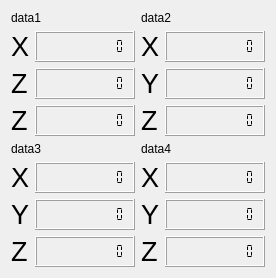
      <widget class="QWidget" name="data_tab_right">
       <attribute name="title">
        <string>实时监视</string>
       </attribute>
       <layout class="QGridLayout" name="gridLayout_2">
        <item row="0" column="0">
         <layout class="QGridLayout" name="data_tab_right_gridLayout" rowstretch="0,1,0,1" columnstretch="0,0">
          <item row="3" column="0">
           <layout class="QGridLayout" name="gridLayout_7" columnstretch="0,2">
            <item row="1" column="0">
             <widget class="QLabel" name="label_4">
              <property name="font">
               <font>
                <pointsize>20</pointsize>
                <weight>50</weight>
                <bold>false</bold>
               </font>
              </property>
              <property name="text">
               <string>Y</string>
              </property>
             </widget>
            </item>
            <item row="2" column="1">
             <widget class="QLCDNumber" name="z3_lcd">
              <property name="smallDecimalPoint">
               <bool>true</bool>
              </property>
              <property name="digitCount">
               <number>10</number>
              </property>
              <property name="segmentStyle">
               <enum>QLCDNumber::Flat</enum>
              </property>
              <property name="value" stdset="0">
               <double>0.000000000000000</double>
              </property>
             </widget>
            </item>
            <item row="2" column="0">
             <widget class="QLabel" name="label_5">
              <property name="font">
               <font>
                <pointsize>20</pointsize>
                <weight>50</weight>
                <bold>false</bold>
               </font>
              </property>
              <property name="text">
               <string>Z</string>
              </property>
             </widget>
            </item>
            <item row="1" column="1">
             <widget class="QLCDNumber" name="y3_lcd">
              <property name="smallDecimalPoint">
               <bool>true</bool>
              </property>
              <property name="digitCount">
               <number>10</number>
              </property>
              <property name="segmentStyle">
               <enum>QLCDNumber::Flat</enum>
              </property>
              <property name="value" stdset="0">
               <double>0.000000000000000</double>
              </property>
             </widget>
            </item>
            <item row="0" column="0">
             <widget class="QLabel" name="label_6">
              <property name="font">
               <font>
                <pointsize>20</pointsize>
                <weight>50</weight>
                <bold>false</bold>
               </font>
              </property>
              <property name="text">
               <string>X</string>
              </property>
             </widget>
            </item>
            <item row="0" column="1">
             <widget class="QLCDNumber" name="x3_lcd">
              <property name="smallDecimalPoint">
               <bool>true</bool>
              </property>
              <property name="digitCount">
               <number>10</number>
              </property>
              <property name="segmentStyle">
               <enum>QLCDNumber::Flat</enum>
              </property>
              <property name="value" stdset="0">
               <double>0.000000000000000</double>
              </property>
             </widget>
            </item>
           </layout>
          </item>
          <item row="1" column="0">
           <layout class="QGridLayout" name="gridLayout_data1" columnstretch="0,2">
            <item row="2" column="0">
             <widget class="QLabel" name="label_7">
              <property name="font">
               <font>
                <pointsize>20</pointsize>
                <weight>50</weight>
                <bold>false</bold>
               </font>
              </property>
              <property name="text">
               <string>Z</string>
              </property>
             </widget>
            </item>
            <item row="0" column="0">
             <widget class="QLabel" name="label">
              <property name="font">
               <font>
                <pointsize>20</pointsize>
                <weight>50</weight>
                <bold>false</bold>
               </font>
              </property>
              <property name="text">
               <string>X</string>
              </property>
             </widget>
            </item>
            <item row="1" column="0">
             <widget class="QLabel" name="label_3">
              <property name="font">
               <font>
                <pointsize>20</pointsize>
                <weight>50</weight>
                <bold>false</bold>
               </font>
              </property>
              <property name="text">
               <string>Z</string>
              </property>
             </widget>
            </item>
            <item row="2" column="1">
             <widget class="QLCDNumber" name="z1_lcd">
              <property name="smallDecimalPoint">
               <bool>true</bool>
              </property>
              <property name="digitCount">
               <number>10</number>
              </property>
              <property name="segmentStyle">
               <enum>QLCDNumber::Flat</enum>
              </property>
              <property name="value" stdset="0">
               <double>0.000000000000000</double>
              </property>
             </widget>
            </item>
            <item row="1" column="1">
             <widget class="QLCDNumber" name="y1_lcd">
              <property name="smallDecimalPoint">
               <bool>true</bool>
              </property>
              <property name="digitCount">
               <number>10</number>
              </property>
              <property name="segmentStyle">
               <enum>QLCDNumber::Flat</enum>
              </property>
              <property name="value" stdset="0">
               <double>0.000000000000000</double>
              </property>
             </widget>
            </item>
            <item row="0" column="1">
             <widget class="QLCDNumber" name="x1_lcd">
              <property name="smallDecimalPoint">
               <bool>true</bool>
              </property>
              <property name="digitCount">
               <number>10</number>
              </property>
              <property name="segmentStyle">
               <enum>QLCDNumber::Flat</enum>
              </property>
              <property name="value" stdset="0">
               <double>0.000000000000000</double>
              </property>
             </widget>
            </item>
           </layout>
          </item>
          <item row="0" column="0">
           <widget class="QLabel" name="data1_label">
            <property name="text">
             <string>data1</string>
            </property>
           </widget>
          </item>
          <item row="0" column="1">
           <widget class="QLabel" name="data2_label">
            <property name="text">
             <string>data2</string>
            </property>
           </widget>
          </item>
          <item row="2" column="0">
           <widget class="QLabel" name="data3_label">
            <property name="text">
             <string>data3</string>
            </property>
           </widget>
          </item>
          <item row="1" column="1">
           <layout class="QGridLayout" name="gridLayout_14" columnstretch="0,2">
            <item row="0" column="1">
             <widget class="QLCDNumber" name="x2_lcd">
              <property name="smallDecimalPoint">
               <bool>true</bool>
              </property>
              <property name="digitCount">
               <number>10</number>
              </property>
              <property name="segmentStyle">
               <enum>QLCDNumber::Flat</enum>
              </property>
              <property name="value" stdset="0">
               <double>0.000000000000000</double>
              </property>
             </widget>
            </item>
            <item row="1" column="0">
             <widget class="QLabel" name="label_9">
              <property name="font">
               <font>
                <pointsize>20</pointsize>
                <weight>50</weight>
                <bold>false</bold>
               </font>
              </property>
              <property name="text">
               <string>Y</string>
              </property>
             </widget>
            </item>
            <item row="2" column="1">
             <widget class="QLCDNumber" name="z2_lcd">
              <property name="smallDecimalPoint">
               <bool>true</bool>
              </property>
              <property name="digitCount">
               <number>10</number>
              </property>
              <property name="segmentStyle">
               <enum>QLCDNumber::Flat</enum>
              </property>
              <property name="value" stdset="0">
               <double>0.000000000000000</double>
              </property>
             </widget>
            </item>
            <item row="1" column="1">
             <widget class="QLCDNumber" name="y2_lcd">
              <property name="smallDecimalPoint">
               <bool>true</bool>
              </property>
              <property name="digitCount">
               <number>10</number>
              </property>
              <property name="segmentStyle">
               <enum>QLCDNumber::Flat</enum>
              </property>
              <property name="value" stdset="0">
               <double>0.000000000000000</double>
              </property>
             </widget>
            </item>
            <item row="0" column="0">
             <widget class="QLabel" name="label_11">
              <property name="font">
               <font>
                <pointsize>20</pointsize>
                <weight>50</weight>
                <bold>false</bold>
               </font>
              </property>
              <property name="text">
               <string>X</string>
              </property>
             </widget>
            </item>
            <item row="2" column="0">
             <widget class="QLabel" name="label_10">
              <property name="font">
               <font>
                <pointsize>20</pointsize>
                <weight>50</weight>
                <bold>false</bold>
               </font>
              </property>
              <property name="text">
               <string>Z</string>
              </property>
             </widget>
            </item>
           </layout>
          </item>
          <item row="2" column="1">
           <widget class="QLabel" name="data4_label">
            <property name="text">
             <string>data4</string>
            </property>
           </widget>
          </item>
          <item row="3" column="1">
           <layout class="QGridLayout" name="gridLayout_data4" columnstretch="0,2">
            <item row="1" column="0">
             <widget class="QLabel" name="label_13">
              <property name="font">
               <font>
                <pointsize>20</pointsize>
                <weight>50</weight>
                <bold>false</bold>
               </font>
              </property>
              <property name="text">
               <string>Y</string>
              </property>
             </widget>
            </item>
            <item row="2" column="1">
             <widget class="QLCDNumber" name="z4_lcd">
              <property name="smallDecimalPoint">
               <bool>true</bool>
              </property>
              <property name="digitCount">
               <number>10</number>
              </property>
              <property name="segmentStyle">
               <enum>QLCDNumber::Flat</enum>
              </property>
              <property name="value" stdset="0">
               <double>0.000000000000000</double>
              </property>
             </widget>
            </item>
            <item row="2" column="0">
             <widget class="QLabel" name="label_14">
              <property name="font">
               <font>
                <pointsize>20</pointsize>
                <weight>50</weight>
                <bold>false</bold>
               </font>
              </property>
              <property name="text">
               <string>Z</string>
              </property>
             </widget>
            </item>
            <item row="1" column="1">
             <widget class="QLCDNumber" name="y4_lcd">
              <property name="smallDecimalPoint">
               <bool>true</bool>
              </property>
              <property name="digitCount">
               <number>10</number>
              </property>
              <property name="segmentStyle">
               <enum>QLCDNumber::Flat</enum>
              </property>
              <property name="value" stdset="0">
               <double>0.000000000000000</double>
              </property>
             </widget>
            </item>
            <item row="0" column="1">
             <widget class="QLCDNumber" name="x4_lcd">
              <property name="smallDecimalPoint">
               <bool>true</bool>
              </property>
              <property name="digitCount">
               <number>10</number>
              </property>
              <property name="segmentStyle">
               <enum>QLCDNumber::Flat</enum>
              </property>
              <property name="value" stdset="0">
               <double>0.000000000000000</double>
              </property>
             </widget>
            </item>
            <item row="0" column="0">
             <widget class="QLabel" name="label_15">
              <property name="font">
               <font>
                <pointsize>20</pointsize>
                <weight>50</weight>
                <bold>false</bold>
               </font>
              </property>
              <property name="text">
               <string>X</string>
              </property>
             </widget>
            </item>
           </layout>
          </item>
         </layout>
        </item>
       </layout>
      </widget>
